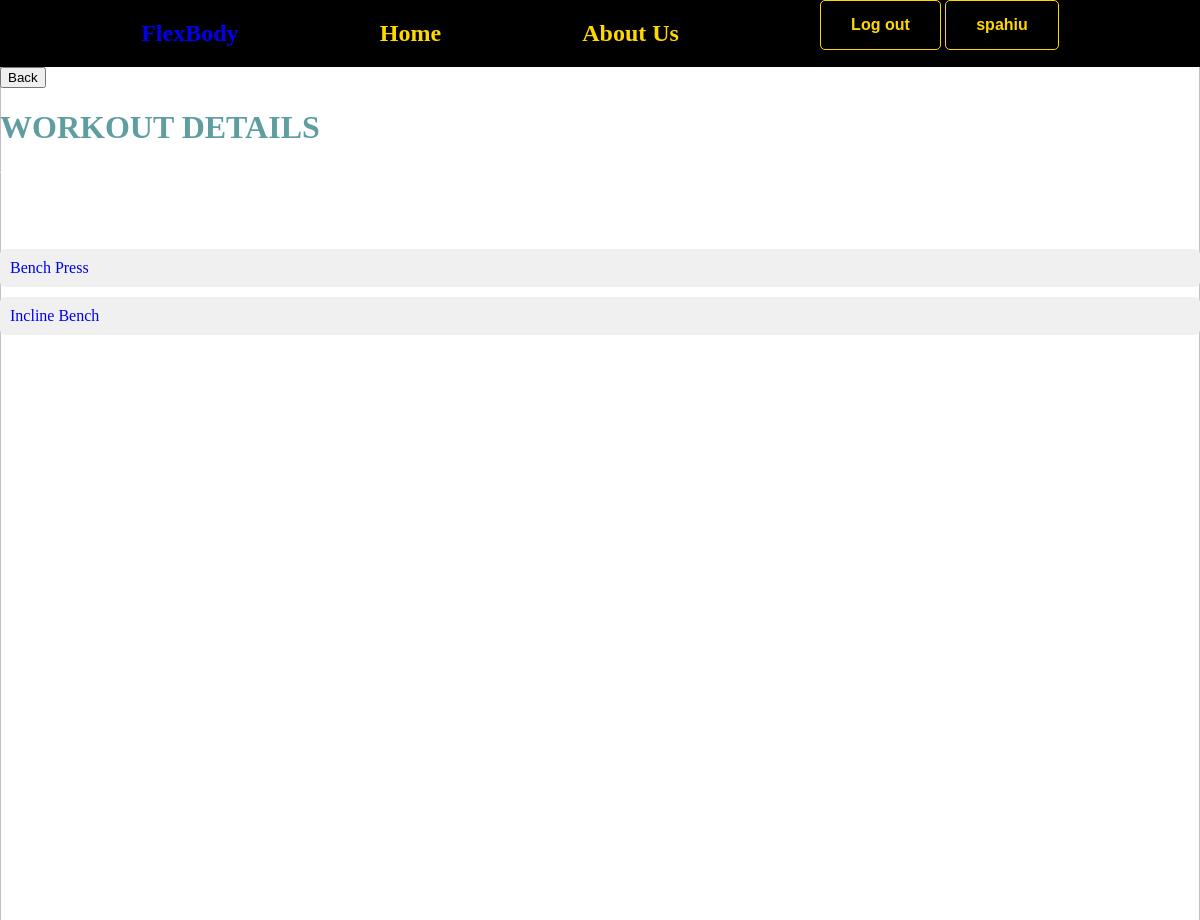
The app's page /workout/21/ (signed in) with its own data.
### account/models.py (models this page shows)
class User(AbstractBaseUser, PermissionsMixin):
    id = models.AutoField(primary_key=True, auto_created=True, editable=False)
    email = models.EmailField(unique=True)
    name = models.CharField(max_length=255, blank=True, null=True)
    is_active = models.BooleanField(default=True)
    is_superuser = models.BooleanField(default=False)
    is_staff = models.BooleanField(default=False)
    date_joined = models.DateTimeField(auto_now_add=True)
    last_login = models.DateTimeField(blank=True, null=True)
    objects = CustomUserManager()
    USERNAME_FIELD = 'email'
    EMAIL_FIELD = 'email'
    REQUIRED_FIELDS = ['name',]

### workouts/models.py (models this page shows, shortened)
class Exercise(models.Model):
    id = models.AutoField(primary_key=True)
    name = models.CharField(max_length=100)
    category = models.ForeignKey(Category, related_name='exercises', on_delete=models.CASCADE)
    description = models.CharField(max_length=255, default='descriptionnn')

### workouts/views.py (the view)
# urls.py: path('workout/<int:workout_id>/', views.workout_detail, name='workout_detail'),
@login_required
def workout_detail(request, workout_id):
    workout = Workout.objects.get(id=workout_id)
    return render(request, 'workouts/workout_detail.html', {'workout': workout})

### workouts/templates/workouts/workout_detail.html
{% extends 'core/base.html' %}
{% load static %}
{% block content %}
<a href="{{request.META.HTTP_REFERER|escape}}" class="back"><button>Back</button></a>
<div class="details">
<h1 style="color: cadetblue;">WORKOUT DETAILS</h1>
<h3>Workout name: {{ workout.name }}</h3>
<h3>Selected Exercises:</h3>
</div>
    <ul>
        {% for exercise in workout.exercises.all %}
            <li><a href="{% url 'exercise_detail' exercise.id %}">{{ exercise.name }}</a></li>
        {% empty %}
            <li>No exercises selected for this workout.</li>
        {% endfor %}
    </ul>
<img class="bg-img" src="{% static 'images/gym1.jpg' %}" alt="">
{% endblock %}

### core/templates/core/base.html (shortened to what this page needs)
{% load static %}
<!DOCTYPE html>
<html lang="en">
<head>
  <link rel="stylesheet" href="{% static 'style.css' %}">
</head>
<body>
  <nav>
    <a href="{% url 'index' %}">
      <h1 class="logo">FlexBody</h1>
    </a>
    <h1>Home</h1>
    <h1>About Us</h1>
    {% if user.is_authenticated %}
    <div class="button-container">
      <a href="{% url 'log-out' %}" class="button signup-button">Log out</a>
      <a href="#" class="button login-button">{{ user.name }}</a>
    </div>
  </nav>
  {% else %}
  <div class="button-container">
    <a href="{% url 'sign-up' %}" class="button signup-button">Sign Up</a>
    <a href="{% url 'log-in' %}" class="button login-button">Login</a>
  </div>
  {% endif %}
  {% block content %}
  {% endblock content %}
</body>
</html>

### static/style.css (style rules this page uses)
html, body { padding: 0 0; margin: 0 0; }
.button-container { font-family: Arial, sans-serif; text-align: center; }
.button { display: inline-block; padding: 15px 30px; font-size: 16px; font-weight: bold; text-align: center; text-decoration: none; cursor: pointer; border-radius: 5px; border: 1px solid gold; background-color: black; color: gold; transition: background-color 0.3s ease; }
nav { width: 100%; display: flex; justify-content: space-evenly; background-color: black; color: gold; }
.bg-img { width: 100%; height: 100%; position: absolute; top: 30px; z-index: -1; }
ul { list-style-type: none; padding: 0; }
li { margin-bottom: 10px; padding: 10px; background-color: #f0f0f0; border-radius: 5px; transition: background-color 0.3s ease; display: flex; align-items: center; }
a { text-decoration: none; }
h3 { color: white; }

### records on screen
User: name "spahiu"
Exercise: name "Bench Press"
Exercise: name "Incline Bench"
